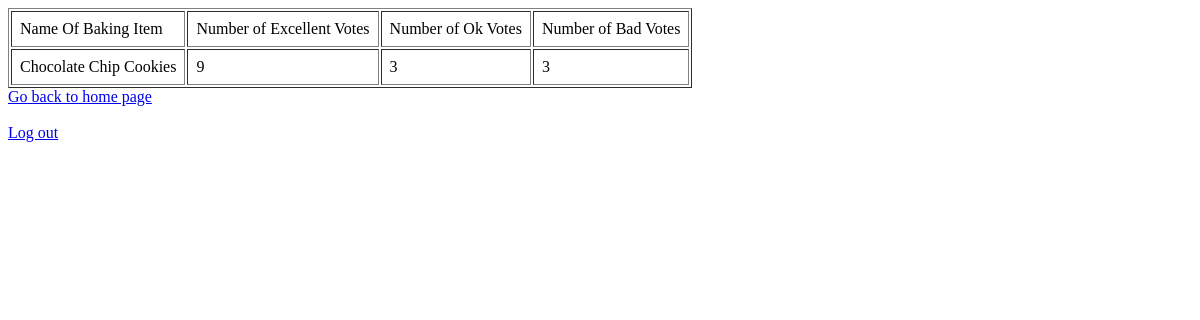
/myContestResults (signed in), run on an earlier commit of the app's database.
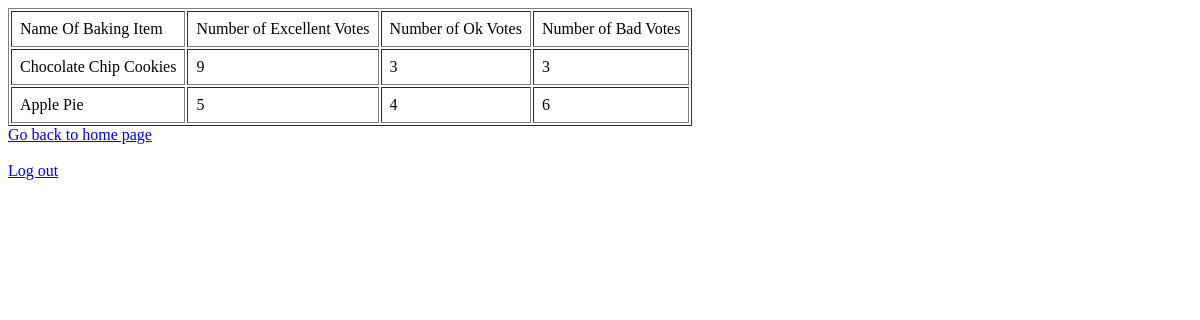
And on a later commit of the database.
### tables this page shows
CREATE TABLE Contest (
                    Eid INTEGER PRIMARY KEY AUTOINCREMENT,
                    Uid INTEGER NOT NULL,
                    BakingItemName TEXT NOT NULL,
                    NumOfExcellentVotes INTEGER NOT NULL,
                    NumOfOkVotes INTEGER NOT NULL,
                    NumOfBadVotes INTEGER NOT NULL,
                    FOREIGN KEY (Uid) REFERENCES Users(Uid)
                        ON DELETE CASCADE ON UPDATE CASCADE
                    );

### flaskPages.py (the view)
@app.route('/myContestResults')
def MyContestResults():
    if not session.get('logged_in'):
        return render_template('login.html')
    else:
        conn = sqlite3.connect('usersAndContest.db')
        cur = conn.cursor()
        cur.execute('SELECT BakingItemName, NumOfExcellentVotes, NumOfOkVotes, NumOfBadVotes FROM Contest WHERE Uid = (SELECT Uid FROM Users WHERE Name = ?)', (session['name'],))
        myContestResults = cur.fetchall()
        conn.close()
        return render_template('myContestResults.html', tableData = myContestResults)

### templates/myContestResults.html (shortened to what this page needs)
<!DOCTYPE html>
<html lang="en">
    <head>
    </head>
    <body>
        <table border="1" cellpadding="8">
            <tr>
                <td>Name Of Baking Item</td>
                <td>Number of Excellent Votes</td>
                <td>Number of Ok Votes</td>
                <td>Number of Bad Votes</td>
            </tr>
            {% for row in tableData %}
            <tr>
                {% for cell in row %}
                <td>{{ cell }}</td>
                {% endfor %}
            </tr>
            {% endfor %}
        </table>
        <a href="/">Go back to home page</a><br><br>
        <a href="/logout">Log out</a>
    </body>
</html>

What changed in the data, as far as the page shows it:
added Contest: BakingItemName "Apple Pie", row "5" "4" "6"
